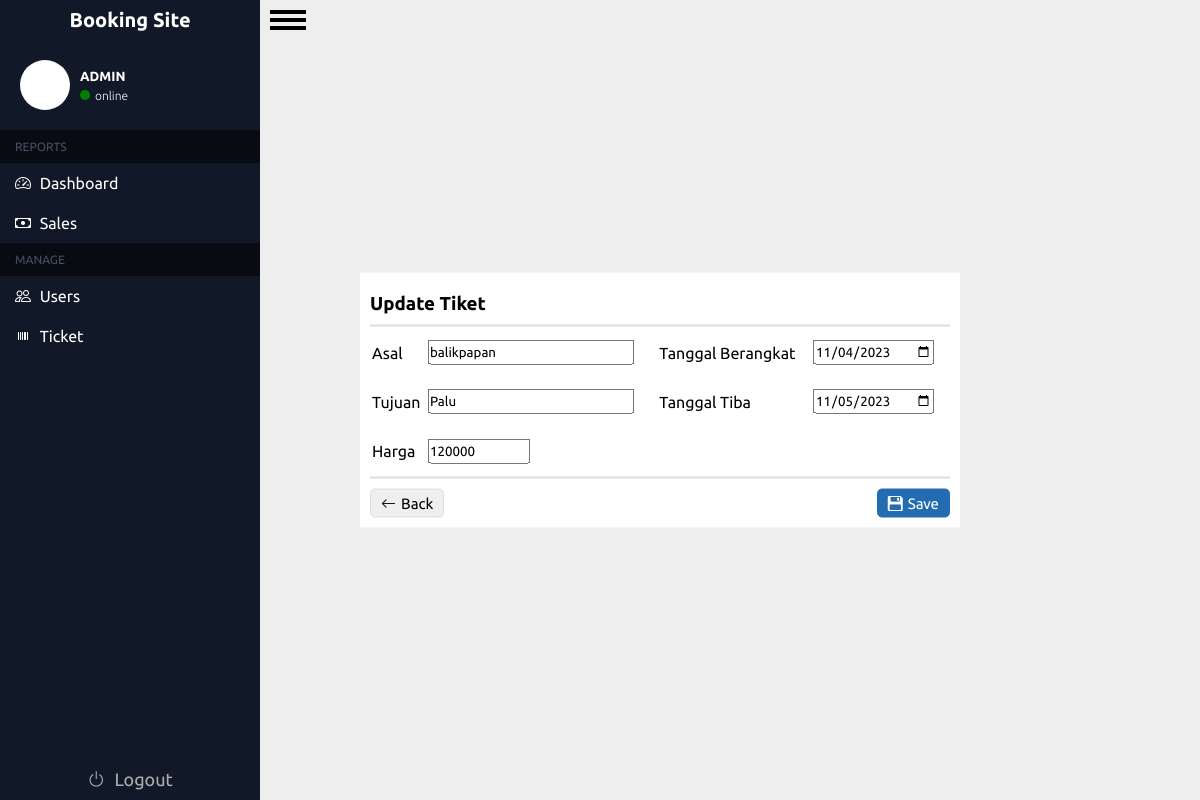
The app's page /admin/update.php?id=8 with its own data.
### tables this page shows
CREATE TABLE `tiket` (
  `id_tiket` int(255) NOT NULL,
  `asal` varchar(255) NOT NULL,
  `tujuan` varchar(255) NOT NULL,
  `tanggal_berangkat` varchar(255) NOT NULL,
  `tanggal_tiba` varchar(255) NOT NULL,
  `harga` int(100) NOT NULL
);

### admin/update.php (the view, shortened to what this page needs)
<?php
require '../koneksi.php';
$id = $_GET["id"];
$result = mysqli_query($conn, "select * from tiket where id_tiket = '$id'");
$prd = [];
while ($row = mysqli_fetch_assoc($result)) {
    $prd[] = $row;
}
$prd = $prd[0];
?>
<!DOCTYPE html>
<html lang="en">
<head>
    <link rel="stylesheet" href="../css/tiket.css?v=1.3">
    <link rel="stylesheet" href="https://cdn.jsdelivr.net/npm/bootstrap-icons@1.11.1/font/bootstrap-icons.css">
</head>
<body>
    <div class="container">
    <?php @include "../includes/sidebar.php" ?>
        <div class="main-content">
            <div id="menu-button">
                <label for="menu-checkbox" id="menu-label">
                    <div id="hamburger"></div>
                </label>
            </div>
            <div class="wrapp">
                <div class="header-content">
                    <h3>Update Tiket</h3>
                </div>
                <form action="" method="post">
                    <table>
                        <tr>
                            <td><label for="">Asal</label></td>
                            <td><input type="text" name="asal" autocomplete="off" value="<?= $prd["asal"] ?>"></td>
                            <td><label for="">Tanggal Berangkat</label></td>
                            <td><input type="date" name="tgl_berangkat" id="datemin" value="<?= $prd["tanggal_berangkat"] ?>"></td>
                        </tr>
                        <tr>
                            <td><label for="">Tujuan</label> </td>
                            <td><input type="text" name="tujuan" autocomplete="off" value="<?= $prd["tujuan"] ?>"></td>
                            <td><label for="">Tanggal Tiba</label></td>
                            <td><input type="date" name="tgl_tiba" id="datemin1" value="<?= $prd["tanggal_tiba"] ?>"></td>
                        </tr>
                        <tr>
                            <td><label for="">Harga</label></td>
                            <td><input type="number" name="harga" autocomplete="off" value="<?= $prd["harga"] ?>" min='1' max='9999999'></td>
                        </tr>
                    </table>
                    <div class="footer-content">
                        <button type="submit" name="back"><i class="bi bi-arrow-left"></i>Back</button>
                        <button type="submit" name="change"><i class="bi bi-floppy2-fill"></i> Save</button>
                    </div>
                </form>
            </div>
            <br>
            <br>
        </div>
    </div>
</body>
</html>

### css/tiket.css (style rules this page uses)
input[type=number] { -moz-appearance: textfield; }
.header-content { border-bottom: 2px solid #ddd; padding: 10px 0; }
.footer-content { display: flex; justify-content: space-between; align-items: center; border-top: 2px solid #ddd; padding: 10px 0 0 0; }
.footer-content button { font-size: 15px; padding: 5px 10px; border-radius: 5px; cursor: pointer; border: 1px solid #ddd; display: flex; align-items: center; gap: 5px; box-sizing: border-box; }
.footer-content button:nth-child(2) { background-color: #246cb1; color: white; border: 1px solid #246cb1; transition: .2s ease-in; }
.wrapp { width: auto; min-width: 600px; position: absolute; top: 50%; left: 50%; transform: translate(-40%, -50%); background-color: #fff; padding: 10px; }
.wrapp table { height: 150px; width: 100%; }
.wrapp table input { height: 25px; }

### css/sidebar.css (style rules this page uses)
.main-content { background-color: #eeeeee; flex-grow: 1; }

### css/admin.css (style rules this page uses)
* { padding: 0; margin: 0; box-sizing: border-box; font-family: 'Ubuntu', sans-serif; }
.container { display: flex; min-height: 100vh; }
#menu-button { width: 36px; position: absolute; overflow: hidden; margin: 10px; }
#menu-label { position: relative; display: block; height: 20px; cursor: pointer; }
#hamburger, #menu-label:after, #menu-label:before { position: absolute; left: 0; width: 100%; height: 4px; background-color: black; }
#menu-label:after, #menu-label:before { content: ""; transition: .4s cubic-bezier(0.25, 0.46, 0.45, 0.94); }
#menu-label:before { top: 0; }
#menu-label:after { top: 8px; }
#hamburger { top: 16px; }
#hamburger:before { content: "MENU"; position: absolute; top: 5px; right: 0; left: 0; color: #111827; font-size: 12px; font-weight: bold; text-align: center; }

### records on screen
tiket: asal "balikpapan", tgl_berangkat "11/04/2023", tujuan "Palu", tgl_tiba "11/05/2023", harga "120000"
